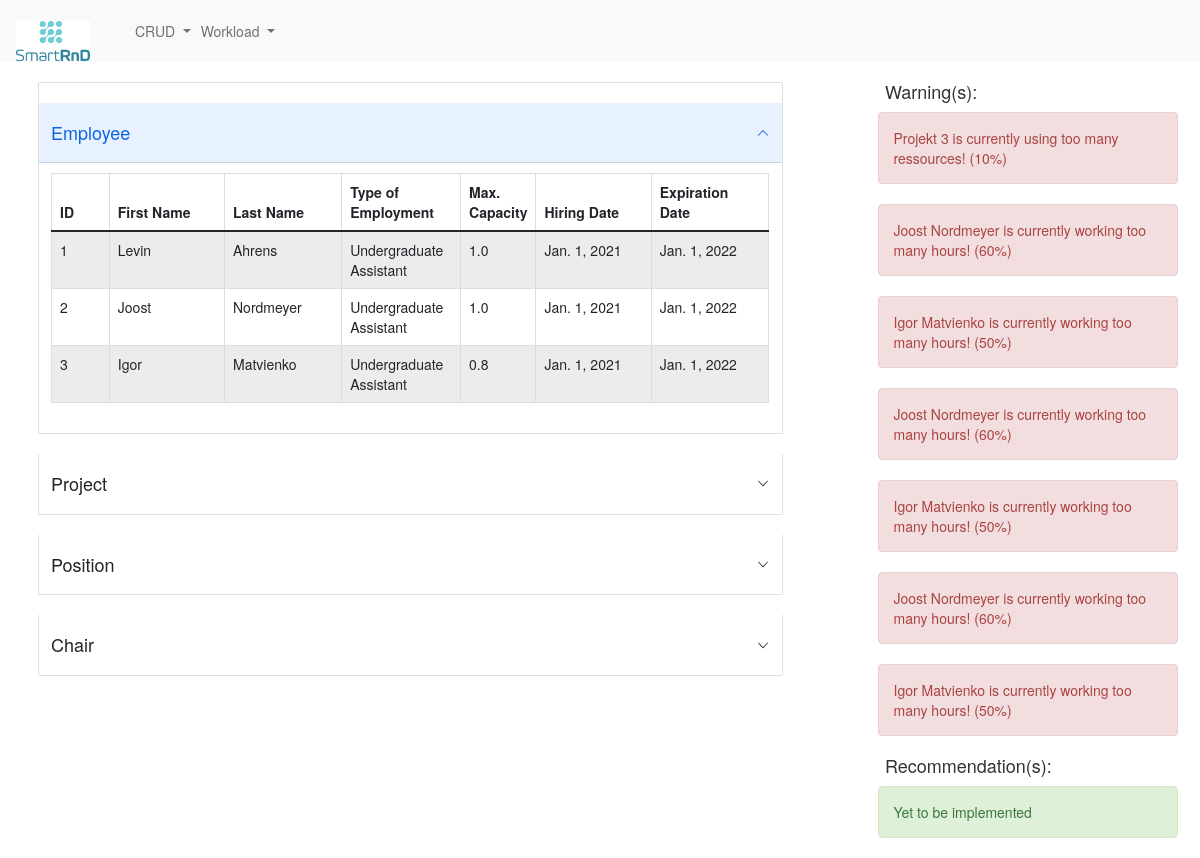
The page / on the database its author committed.
### erpapp/models.py (models this page shows, shortened)
class Employee(models.Model):
    firstname = models.CharField('First Name', max_length=32)
    lastname = models.CharField('Last Name', max_length=32)
    type_choices = [
        ('Undergraduate Assistant', 'Undergraduate Assistant'),
        ('Research Assistant', 'Research Assistant')
    ]
    type = models.CharField('Type of Employment', choices=type_choices, max_length=32)
    capacity = models.FloatField('Capacity', default=1.0)
    hiring_date = models.DateField('Hiring Date')
    expiration_date = models.DateField('Expiration Date')
    @property
    def fullname(self):
        return '{} {}'.format(self.firstname, self.lastname)
    def __str__(self):
        return self.fullname
    class Meta:
        db_table = "employee"

class Task(models.Model):
    title = models.CharField('Title', max_length=50, default='Title')
    description = models.CharField('Description', max_length=2400, default='Describe the task!')
    assigned_employees_on_month = models.ManyToManyField(Employee, through='AssignmentPerMonth')
    class Meta:
        db_table = "task"

### erpapp/views.py (the view)
# urls.py: path('', views.index),
def index(request):
    employees = Employee.objects.all()
    projects = Project.objects.all()
    positions = Position.objects.all()
    chairs = Chair.objects.all()
    tasks = Task.objects.all()
    assignments = Assignment.objects.all()
    project_infos = []
    employee_infos = []
    for project in projects:
        sum = 0
        ressources = project.ressources
        title = project.title
        for assignment in assignments:
            if assignment.task.id == project.id:
                sum += assignment.percentage
        diff = int(round((sum - ressources), 2) * 100)
        project_infos.append((sum, ressources, title, diff))
        for employee in employees:
            employee_sum = 0
            for task in tasks:
                for assignment in assignments:
                    if assignment.task.id == task.id and assignment.employee.id == employee.id:
                        employee_sum += assignment.percentage
            overload = int(round((employee_sum - employee.capacity), 2) * 100)
            employee_infos.append((employee, employee_sum, employee.capacity, overload))
    context = {
        'employees': employees,
        'projects': projects,
        'positions': positions,
        'chairs': chairs,
        'project_infos': project_infos,
        'employee_infos': employee_infos
    }
    return render(request, 'index.html', context)

### erpapp/Templates/index.html (shortened to what this page needs)
{% extends "base.html" %}
{% block content %}
<div class="col-8">
    <div class="accordion" id="accordionExample">
        <div class="accordion-item">
            <h2 class="accordion-header" id="headingOne">
                <button class="accordion-button" type="button" data-bs-toggle="collapse" data-bs-target="#collapseOne"
                        aria-expanded="true" aria-controls="collapseOne">
                    <h4>Employee</h4>
                </button>
            </h2>
            <div id="collapseOne" class="accordion-collapse collapse show" aria-labelledby="headingOne"
                 data-bs-parent="#accordionExample">
                <div class="accordion-body">
                    <div class="table-responsive">
                        <table id="emlployeedatatable" class="table table-striped table-bordered" width="100%">
                            <thead>
                            <th class="col-sm-1">ID</th>
                            <th class="col-sm-2">First Name</th>
                            <th class="col-sm-2">Last Name</th>
                            <th class="col-sm-2">Type of Employment</th>
                            <th class="col-sm-1">Max. Capacity</th>
                            <th class="col-sm-2">Hiring Date</th>
                            <th class="col-sm-2">Expiration Date</th>
                            </thead>
                            <tbody>
                            {% for employee in employees %}
                            <tr>
                                <td>{{ employee.id }}</td>
                                <td>{{ employee.firstname }}</td>
                                <td>{{ employee.lastname }}</td>
                                <td>{{ employee.type }}</td>
                                <td>{{ employee.capacity }}</td>
                                <td>{{ employee.hiring_date }}</td>
                                <td>{{ employee.expiration_date }}</td>
                            </tr>
                            {% endfor %}
                            </tbody>
                        </table>
                    </div>
                </div>
            </div>
        </div>
        <div class="accordion-item">
            <h2 class="accordion-header" id="headingTwo">
                <button class="accordion-button collapsed" type="button" data-bs-toggle="collapse"
                        data-bs-target="#collapseTwo" aria-expanded="false" aria-controls="collapseTwo">
                    <h4>Project</h4>
                </button>
            </h2>
        </div>
        <div class="accordion-item">
            <h2 class="accordion-header" id="headingThree">
                <button class="accordion-button collapsed" type="button" data-bs-toggle="collapse"
                        data-bs-target="#collapseThree" aria-expanded="false" aria-controls="collapseThree">
                    <h4>Position</h4>
                </button>
            </h2>
        </div>
        <div class="accordion-item">
            <h2 class="accordion-header" id="headingFour">
                <button class="accordion-button collapsed" type="button" data-bs-toggle="collapse"
                        data-bs-target="#collapseFour" aria-expanded="false" aria-controls="collapseFour">
                    <h4>Chair</h4>
                </button>
            </h2>
        </div>
    </div>
</div>
<div class="col-1">
</div>
<div class="col-3">
    <div class="row">
        <h4>Warning(s):</h4>
        {% for project_info in project_infos %}
        {% if project_info.0 > project_info.1 %}
        <div class="alert alert-danger" role="alert">
            {{ project_info.2 }} is currently using too many ressources! ({{ project_info.3 }}%)
        </div>
        {% endif %}
        {% endfor %}
        {% for employee_info in employee_infos %}
        {% if employee_info.1 > employee_info.2 %}
        <div class="alert alert-danger" role="alert">
            {{ employee_info.0 }} is currently working too many hours! ({{ employee_info.3 }}%)
        </div>
        {% endif %}
        {% endfor %}
    </div>
    <div class="row">
        <h4>Recommendation(s):</h4>
        <div class="alert alert-success" role="alert">
            Yet to be implemented
        </div>
    </div>
</div>
{% endblock content %}

### erpapp/Templates/index.html (style rules this page uses)
.collapse.show { visibility: visible; }

### rows shown on the page
Employee: id "1", firstname "Levin", lastname "Ahrens", type "Undergraduate Assistant", capacity "1.0", hiring_date "Jan. 1, 2021", expiration_date "Jan. 1, 2022"
Employee: id "2", firstname "Joost", lastname "Nordmeyer", type "Undergraduate Assistant", capacity "1.0", hiring_date "Jan. 1, 2021", expiration_date "Jan. 1, 2022", firstname+lastname "Joost Nordmeyer", employee_info "60"
Employee: id "3", firstname "Igor", lastname "Matvienko", type "Undergraduate Assistant", capacity "0.8", hiring_date "Jan. 1, 2021", expiration_date "Jan. 1, 2022", firstname+lastname "Igor Matvienko", employee_info "50"
Task: title "Projekt 3"

### other values the page prints
{{ project_info.3 }} "10"
